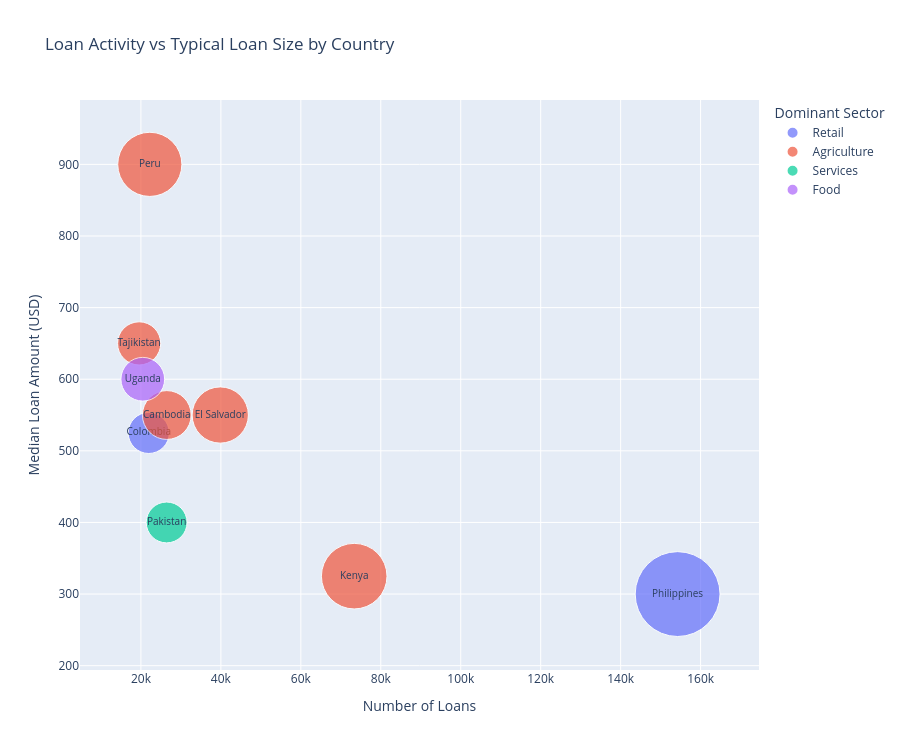

The notebook cell saved with this chart:
### Markdown cell above
### Assessed Chart 3 - Loan Activity vs Typical Loan Size by Country (bubble scatter)

**Objective:** Explore whether countries with high lending activity tend to have smaller
or larger individual loans, and how much total funding each country attracts.

**X-axis:** Number of loans (lending activity).
**Y-axis:** Median loan amount in USD (typical loan size).
**Bubble size:** Total funded amount in USD (monetary weight of the lending activity).

**Hypothesis to test:** High-activity countries are micro-lending destinations with
smaller loan sizes, while low-activity countries may have larger individual loans.

**Configurable parameter:** `MIN_LOANS` is the minimum number of loans a country must
have to appear. Increase to focus on the most active countries; decrease to include
smaller markets.

**Limitation:** Country-level aggregation hides within-country variation. Bubble size
is total funded amount, not requested amount; partially funded loans affect this figure.

### Code cell
# Minimum number of loans for a country to appear in the chart -- adjust as needed
MIN_LOANS = 15000

country_bubble = (
    dfc.groupby('country')
    .agg(
        loan_count=('loan_amount', 'count'),
        median_loan_amount=('loan_amount', 'median'),
        total_funded_amount=('funded_amount', 'sum')
    )
    .reset_index()
)

# Dominant sector per country: the sector with the most loans in that country
dominant_sector = (
    dfc.groupby(['country', 'sector'])
    .size()
    .reset_index(name='count')
    .sort_values('count', ascending=False)
    .drop_duplicates('country')
    .set_index('country')['sector']
)
country_bubble['dominant_sector'] = country_bubble['country'].map(dominant_sector)

country_bubble = (
    country_bubble[country_bubble['loan_count'] >= MIN_LOANS]
    .sort_values('loan_count', ascending=False)
    .reset_index(drop=True)
)

print(f"Countries shown (loan count >= {MIN_LOANS:,}): {len(country_bubble)}")
print(f"Countries excluded (below threshold): "
      f"{dfc['country'].nunique() - len(country_bubble)}")
print("Dominant sectors present:", sorted(country_bubble['dominant_sector'].unique()))

fig_a3 = px.scatter(
    country_bubble,
    x='loan_count',
    y='median_loan_amount',
    size='total_funded_amount',
    color='dominant_sector',
    text='country',
    custom_data=['total_funded_amount', 'dominant_sector'],
    title='Loan Activity vs Typical Loan Size by Country',
    labels={
        'loan_count': 'Number of Loans',
        'median_loan_amount': 'Median Loan Amount (USD)',
        'total_funded_amount': 'Total Funded (USD)',
        'dominant_sector': 'Dominant Sector'
    },
    size_max=60
)
fig_a3.update_traces(
    textposition='middle center',
    textfont_size=10,
    hovertemplate=(
        '<b>%{text}</b><br>'
        'Dominant sector: %{customdata[1]}<br>'
        'Loan count: %{x:,}<br>'
        'Median loan amount: $%{y:,.0f}<br>'
        'Total funded: $%{customdata[0]:,.0f}'
        '<extra></extra>'
    )
)
fig_a3.update_layout(height=750)
fig_a3.show()

### Figure 1 — Plotly figure (JSON) as saved in the notebook; plotly's stock layout.template omitted (floating-point values rounded to 4 significant figures)
{"data": [{"customdata": [[53152900, "Retail"], [12457875, "Retail"]], "hovertemplate": "<b>%{text}</b><br>Dominant sector: %{customdata[1]}<br>Loan count: %{x:,}<br>Median loan amount: $%{y:,.0f}<br>Total funded: $%{customdata[0]:,.0f}<extra></extra>", "legendgroup": "Retail", "marker": {"color": "#636efa", "size": [53150000.0, 12460000.0], "sizemode": "area", "sizeref": 14760.0, "symbol": "circle"}, "mode": "markers+text", "name": "Retail", "orientation": "v", "showlegend": true, "text": ["Philippines", "Colombia"], "textfont": {"size": 10}, "textposition": "middle center", "type": "scatter", "x": [154251, 21954], "xaxis": "x", "y": [300.0, 525.0], "yaxis": "y"}, {"customdata": [[31761730, "Agriculture"], [23345475, "Agriculture"], [17613050, "Agriculture"], [30386450, "Agriculture"], [13774325, "Agriculture"]], "hovertemplate": "<b>%{text}</b><br>Dominant sector: %{customdata[1]}<br>Loan count: %{x:,}<br>Median loan amount: $%{y:,.0f}<br>Total funded: $%{customdata[0]:,.0f}<extra></extra>", "legendgroup": "Agriculture", "marker": {"color": "#EF553B", "size": [31760000.0, 23350000.0, 17610000.0, 30390000.0, 13770000.0], "sizemode": "area", "sizeref": 14760.0, "symbol": "circle"}, "mode": "markers+text", "name": "Agriculture", "orientation": "v", "showlegend": true, "text": ["Kenya", "El Salvador", "Cambodia", "Peru", "Tajikistan"], "textfont": {"size": 10}, "textposition": "middle center", "type": "scatter", "x": [73351, 39844, 26474, 22222, 19554], "xaxis": "x", "y": [325.0, 550.0, 550.0, 900.0, 650.0], "yaxis": "y"}, {"customdata": [[12325125, "Services"]], "hovertemplate": "<b>%{text}</b><br>Dominant sector: %{customdata[1]}<br>Loan count: %{x:,}<br>Median loan amount: $%{y:,.0f}<br>Total funded: $%{customdata[0]:,.0f}<extra></extra>", "legendgroup": "Services", "marker": {"color": "#00cc96", "size": [12330000.0], "sizemode": "area", "sizeref": 14760.0, "symbol": "circle"}, "mode": "markers+text", "name": "Services", "orientation": "v", "showlegend": true, "text": ["Pakistan"], "textfont": {"size": 10}, "textposition": "middle center", "type": "scatter", "x": [26432], "xaxis": "x", "y": [400.0], "yaxis": "y"}, {"customdata": [[14112600, "Food"]], "hovertemplate": "<b>%{text}</b><br>Dominant sector: %{customdata[1]}<br>Loan count: %{x:,}<br>Median loan amount: $%{y:,.0f}<br>Total funded: $%{customdata[0]:,.0f}<extra></extra>", "legendgroup": "Food", "marker": {"color": "#ab63fa", "size": [14110000.0], "sizemode": "area", "sizeref": 14760.0, "symbol": "circle"}, "mode": "markers+text", "name": "Food", "orientation": "v", "showlegend": true, "text": ["Uganda"], "textfont": {"size": 10}, "textposition": "middle center", "type": "scatter", "x": [20462], "xaxis": "x", "y": [600.0], "yaxis": "y"}], "layout": {"height": 750, "legend": {"itemsizing": "constant", "title": {"text": "Dominant Sector"}, "tracegroupgap": 0}, "title": {"text": "Loan Activity vs Typical Loan Size by Country"}, "xaxis": {"anchor": "y", "domain": [0, 1], "title": {"text": "Number of Loans"}}, "yaxis": {"anchor": "x", "domain": [0, 1], "title": {"text": "Median Loan Amount (USD)"}}}}
